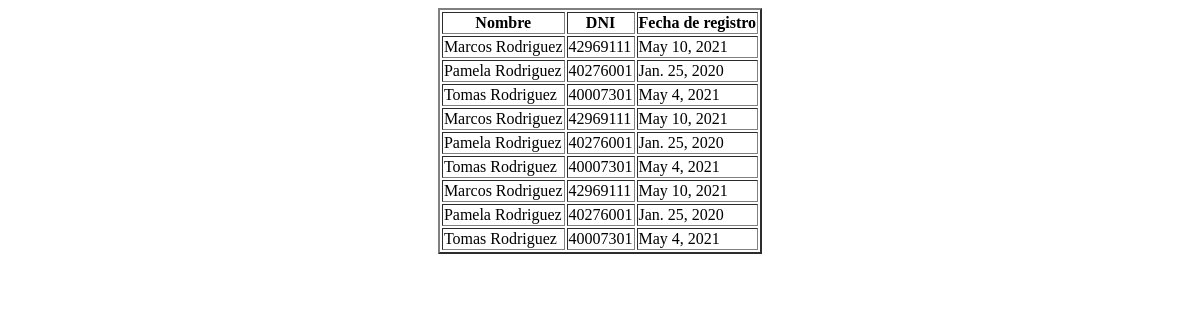
Before: /usuarios/familia with the older database file.
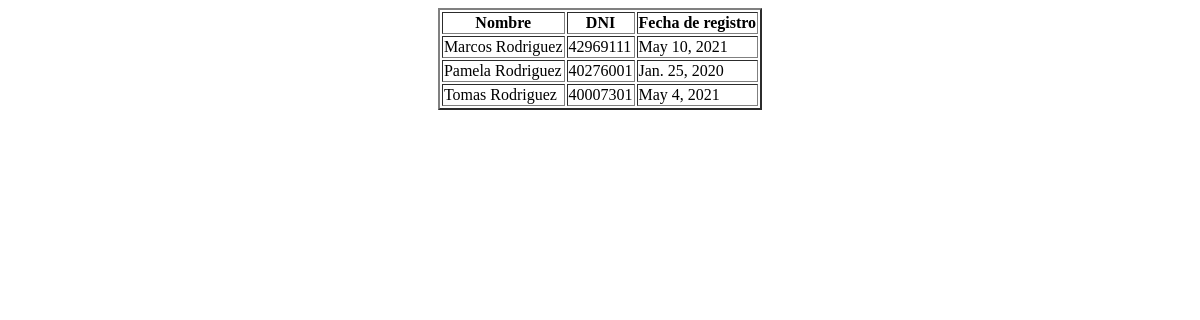
After: the same page with the newer database file.
### usuarios/models.py (models this page shows)
class Familia(models.Model):
    nombre = models.CharField(max_length=40)
    dni = models.IntegerField()
    fecha_registro = models.DateField()

### usuarios/views.py (the view)
# urls.py: path("familia", views.lista_familia),
def lista_familia(request):
    miembros = Familia.objects.all() #trae los datos de familia
    datos = {"datos" : miembros} #mete los datos en un diccionario
    return render(request, "lista_familiares.html", datos) # se crea un html con esos datos y se rederiza para ser mostrado

### usuarios/templates/lista_familiares.html (shortened to what this page needs)
<!DOCTYPE html>
<html lang="en">
<head>
</head>
<body>
    <center>
        <table class="default" border="2">
            <tr>
                <th>Nombre</th>
                <th>DNI</th>
                <th>Fecha de registro</th>
            </tr>
            {% for x in datos %}
            <tr>
                <td>{{x.nombre}}</td>
                <td>{{x.dni}}</td>
                <td>{{x.fecha_registro}}</td>
            </tr>
            {% endfor %}
        </table>
    </center>
</body>
</html>

Changed rows visible on the page:
removed Familia: nombre "Marcos Rodriguez", dni "42969111", fecha_registro "May 10, 2021"
removed Familia: nombre "Pamela Rodriguez", dni "40276001", fecha_registro "Jan. 25, 2020"
removed Familia: nombre "Tomas Rodriguez", dni "40007301", fecha_registro "May 4, 2021"
removed Familia: nombre "Marcos Rodriguez", dni "42969111", fecha_registro "May 10, 2021"
removed Familia: nombre "Pamela Rodriguez", dni "40276001", fecha_registro "Jan. 25, 2020"
removed Familia: nombre "Tomas Rodriguez", dni "40007301", fecha_registro "May 4, 2021"
